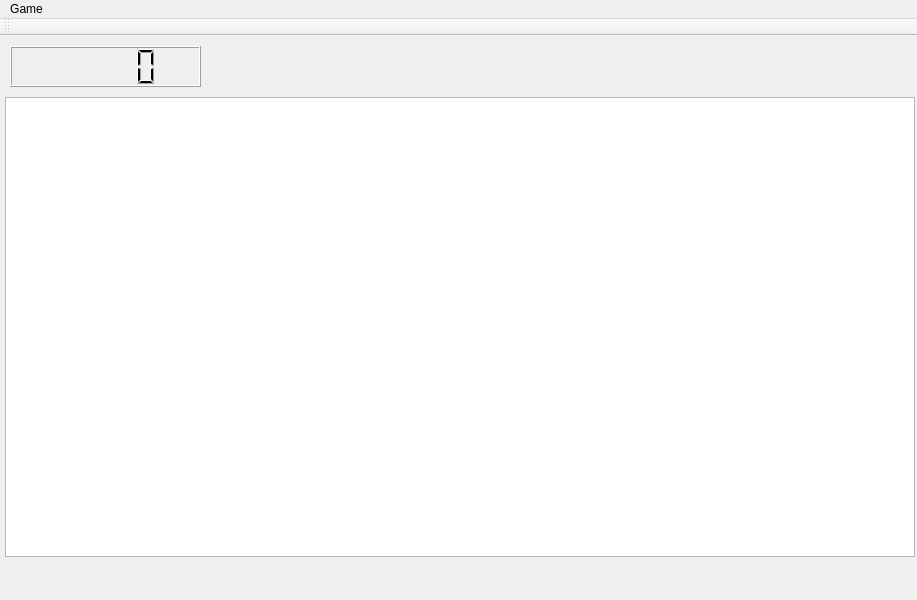
<?xml version="1.0" encoding="UTF-8"?>
<ui version="4.0">
 <class>MainWindow</class>
 <widget class="QMainWindow" name="MainWindow">
  <property name="geometry">
   <rect>
    <x>0</x>
    <y>0</y>
    <width>917</width>
    <height>600</height>
   </rect>
  </property>
  <property name="windowTitle">
   <string/>
  </property>
  <widget class="QWidget" name="centralWidget">
   <widget class="QGraphicsView" name="graphicsView">
    <property name="geometry">
     <rect>
      <x>5</x>
      <y>61</y>
      <width>910</width>
      <height>460</height>
     </rect>
    </property>
   </widget>
   <widget class="QLCDNumber" name="lcdNumber">
    <property name="geometry">
     <rect>
      <x>10</x>
      <y>10</y>
      <width>191</width>
      <height>41</height>
     </rect>
    </property>
   </widget>
  </widget>
  <widget class="QMenuBar" name="menuBar">
   <property name="geometry">
    <rect>
     <x>0</x>
     <y>0</y>
     <width>917</width>
     <height>21</height>
    </rect>
   </property>
   <widget class="QMenu" name="menuGame">
    <property name="title">
     <string>Game</string>
    </property>
    <addaction name="actionNew_game"/>
   </widget>
   <addaction name="menuGame"/>
  </widget>
  <widget class="QToolBar" name="mainToolBar">
   <attribute name="toolBarArea">
    <enum>TopToolBarArea</enum>
   </attribute>
   <attribute name="toolBarBreak">
    <bool>false</bool>
   </attribute>
  </widget>
  <action name="actionNew_game">
   <property name="checkable">
    <bool>false</bool>
   </property>
   <property name="text">
    <string>New game</string>
   </property>
  </action>
  <action name="actionQuit">
   <property name="text">
    <string>Quit</string>
   </property>
  </action>
 </widget>
 <layoutdefault spacing="6" margin="11"/>
 <resources/>
 <connections/>
</ui>
